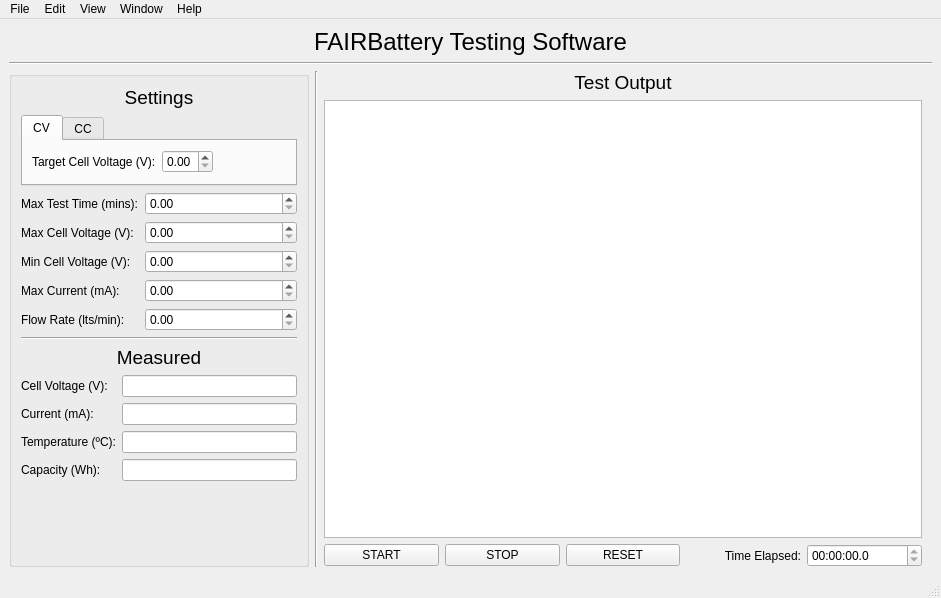
<?xml version="1.0" encoding="UTF-8"?>
<ui version="4.0">
 <class>MainWindow</class>
 <widget class="QMainWindow" name="MainWindow">
  <property name="geometry">
   <rect>
    <x>0</x>
    <y>0</y>
    <width>941</width>
    <height>598</height>
   </rect>
  </property>
  <property name="windowTitle">
   <string>FAIRBatery Testing Software</string>
  </property>
  <widget class="QWidget" name="centralwidget">
   <layout class="QGridLayout" name="gridLayout">
    <item row="0" column="0">
     <layout class="QVBoxLayout" name="verticalLayout">
      <item>
       <widget class="QLabel" name="title">
        <property name="font">
         <font>
          <pointsize>18</pointsize>
         </font>
        </property>
        <property name="text">
         <string>FAIRBattery Testing Software</string>
        </property>
        <property name="alignment">
         <set>Qt::AlignCenter</set>
        </property>
       </widget>
      </item>
      <item>
       <widget class="Line" name="line">
        <property name="orientation">
         <enum>Qt::Horizontal</enum>
        </property>
       </widget>
      </item>
      <item>
       <layout class="QHBoxLayout" name="horizontalLayout">
        <item>
         <widget class="QGroupBox" name="groupBox">
          <property name="sizePolicy">
           <sizepolicy hsizetype="Fixed" vsizetype="Preferred">
            <horstretch>0</horstretch>
            <verstretch>0</verstretch>
           </sizepolicy>
          </property>
          <property name="minimumSize">
           <size>
            <width>300</width>
            <height>0</height>
           </size>
          </property>
          <property name="maximumSize">
           <size>
            <width>400</width>
            <height>16777215</height>
           </size>
          </property>
          <property name="title">
           <string/>
          </property>
          <layout class="QVBoxLayout" name="verticalLayout_4">
           <item>
            <widget class="QLabel" name="label_11">
             <property name="font">
              <font>
               <pointsize>14</pointsize>
              </font>
             </property>
             <property name="text">
              <string>Settings</string>
             </property>
             <property name="alignment">
              <set>Qt::AlignCenter</set>
             </property>
            </widget>
           </item>
           <item>
            <widget class="QTabWidget" name="test_mode_tabs">
             <property name="sizePolicy">
              <sizepolicy hsizetype="Expanding" vsizetype="Fixed">
               <horstretch>0</horstretch>
               <verstretch>0</verstretch>
              </sizepolicy>
             </property>
             <property name="currentIndex">
              <number>0</number>
             </property>
             <widget class="QWidget" name="CV">
              <attribute name="title">
               <string>CV</string>
              </attribute>
              <layout class="QFormLayout" name="formLayout_5">
               <item row="0" column="0">
                <layout class="QFormLayout" name="formLayout_4">
                 <property name="leftMargin">
                  <number>0</number>
                 </property>
                 <property name="topMargin">
                  <number>0</number>
                 </property>
                 <item row="0" column="0">
                  <widget class="QLabel" name="label_6">
                   <property name="text">
                    <string>Target Cell Voltage (V):</string>
                   </property>
                  </widget>
                 </item>
                 <item row="0" column="1">
                  <widget class="QDoubleSpinBox" name="target_voltage_spinbox">
                   <property name="accelerated">
                    <bool>true</bool>
                   </property>
                   <property name="maximum">
                    <double>5.000000000000000</double>
                   </property>
                   <property name="singleStep">
                    <double>0.100000000000000</double>
                   </property>
                  </widget>
                 </item>
                </layout>
               </item>
              </layout>
             </widget>
             <widget class="QWidget" name="CC">
              <attribute name="title">
               <string>CC</string>
              </attribute>
              <layout class="QFormLayout" name="formLayout">
               <item row="0" column="0">
                <layout class="QFormLayout" name="formLayout_10">
                 <property name="leftMargin">
                  <number>0</number>
                 </property>
                 <property name="topMargin">
                  <number>0</number>
                 </property>
                 <item row="0" column="0">
                  <widget class="QLabel" name="label_17">
                   <property name="text">
                    <string>Target Current (mA):</string>
                   </property>
                  </widget>
                 </item>
                 <item row="0" column="1">
                  <widget class="QDoubleSpinBox" name="target_current_spinbox">
                   <property name="maximum">
                    <double>200.000000000000000</double>
                   </property>
                  </widget>
                 </item>
                </layout>
               </item>
              </layout>
             </widget>
            </widget>
           </item>
           <item>
            <layout class="QFormLayout" name="formLayout_9">
             <item row="0" column="0">
              <widget class="QLabel" name="label_16">
               <property name="text">
                <string>Max Test Time (mins):</string>
               </property>
              </widget>
             </item>
             <item row="0" column="1">
              <widget class="QDoubleSpinBox" name="max_time_spinbox"/>
             </item>
             <item row="3" column="0">
              <widget class="QLabel" name="label_2">
               <property name="text">
                <string>Max Current (mA):</string>
               </property>
              </widget>
             </item>
             <item row="3" column="1">
              <widget class="QDoubleSpinBox" name="max_current_spinbox"/>
             </item>
             <item row="1" column="0">
              <widget class="QLabel" name="label_12">
               <property name="text">
                <string>Max Cell Voltage (V):</string>
               </property>
              </widget>
             </item>
             <item row="1" column="1">
              <widget class="QDoubleSpinBox" name="max_voltage_spinbox"/>
             </item>
             <item row="4" column="0">
              <widget class="QLabel" name="label_10">
               <property name="text">
                <string>Flow Rate (lts/min):</string>
               </property>
              </widget>
             </item>
             <item row="4" column="1">
              <widget class="QDoubleSpinBox" name="flow_rate_spinbox"/>
             </item>
             <item row="2" column="0">
              <widget class="QLabel" name="label_18">
               <property name="text">
                <string>Min Cell Voltage (V):</string>
               </property>
              </widget>
             </item>
             <item row="2" column="1">
              <widget class="QDoubleSpinBox" name="min_voltage_spinbox"/>
             </item>
            </layout>
           </item>
           <item>
            <widget class="Line" name="line_3">
             <property name="orientation">
              <enum>Qt::Horizontal</enum>
             </property>
            </widget>
           </item>
           <item>
            <widget class="QLabel" name="label_9">
             <property name="font">
              <font>
               <pointsize>14</pointsize>
              </font>
             </property>
             <property name="text">
              <string>Measured</string>
             </property>
             <property name="alignment">
              <set>Qt::AlignCenter</set>
             </property>
            </widget>
           </item>
           <item>
            <layout class="QFormLayout" name="formLayout_8">
             <item row="0" column="0">
              <widget class="QLabel" name="label_15">
               <property name="text">
                <string>Cell Voltage (V):</string>
               </property>
              </widget>
             </item>
             <item row="1" column="0">
              <widget class="QLabel" name="label_14">
               <property name="text">
                <string>Current (mA):</string>
               </property>
              </widget>
             </item>
             <item row="2" column="0">
              <widget class="QLabel" name="label_13">
               <property name="text">
                <string>Temperature (ºC):</string>
               </property>
              </widget>
             </item>
             <item row="3" column="0">
              <widget class="QLabel" name="label_8">
               <property name="text">
                <string>Capacity (Wh):</string>
               </property>
              </widget>
             </item>
             <item row="3" column="1">
              <widget class="QLineEdit" name="measured_capacity">
               <property name="readOnly">
                <bool>true</bool>
               </property>
              </widget>
             </item>
             <item row="0" column="1">
              <widget class="QLineEdit" name="measured_voltage">
               <property name="readOnly">
                <bool>true</bool>
               </property>
              </widget>
             </item>
             <item row="1" column="1">
              <widget class="QLineEdit" name="measured_current">
               <property name="readOnly">
                <bool>true</bool>
               </property>
              </widget>
             </item>
             <item row="2" column="1">
              <widget class="QLineEdit" name="measured_temp">
               <property name="readOnly">
                <bool>true</bool>
               </property>
              </widget>
             </item>
            </layout>
           </item>
           <item>
            <spacer name="verticalSpacer">
             <property name="orientation">
              <enum>Qt::Vertical</enum>
             </property>
             <property name="sizeHint" stdset="0">
              <size>
               <width>20</width>
               <height>40</height>
              </size>
             </property>
            </spacer>
           </item>
          </layout>
         </widget>
        </item>
        <item>
         <widget class="Line" name="line_2">
          <property name="orientation">
           <enum>Qt::Vertical</enum>
          </property>
         </widget>
        </item>
        <item>
         <layout class="QVBoxLayout" name="verticalLayout_2">
          <property name="rightMargin">
           <number>10</number>
          </property>
          <item>
           <widget class="QLabel" name="label_4">
            <property name="font">
             <font>
              <pointsize>14</pointsize>
             </font>
            </property>
            <property name="text">
             <string>Test Output</string>
            </property>
            <property name="alignment">
             <set>Qt::AlignCenter</set>
            </property>
           </widget>
          </item>
          <item>
           <widget class="GraphicsLayoutWidget" name="graphicsView">
            <property name="minimumSize">
             <size>
              <width>500</width>
              <height>0</height>
             </size>
            </property>
           </widget>
          </item>
          <item>
           <layout class="QHBoxLayout" name="horizontalLayout_2">
            <item>
             <widget class="QPushButton" name="start_button">
              <property name="text">
               <string>START</string>
              </property>
             </widget>
            </item>
            <item>
             <widget class="QPushButton" name="stop_button">
              <property name="text">
               <string>STOP</string>
              </property>
             </widget>
            </item>
            <item>
             <widget class="QPushButton" name="reset_button">
              <property name="text">
               <string>RESET</string>
              </property>
             </widget>
            </item>
            <item>
             <widget class="QLabel" name="label_3">
              <property name="text">
               <string>Time Elapsed:</string>
              </property>
              <property name="alignment">
               <set>Qt::AlignRight|Qt::AlignTrailing|Qt::AlignVCenter</set>
              </property>
             </widget>
            </item>
            <item>
             <widget class="QTimeEdit" name="elapsed_time">
              <property name="readOnly">
               <bool>true</bool>
              </property>
              <property name="displayFormat">
               <string>HH:mm:ss.z</string>
              </property>
             </widget>
            </item>
           </layout>
          </item>
         </layout>
        </item>
       </layout>
      </item>
     </layout>
    </item>
   </layout>
  </widget>
  <widget class="QStatusBar" name="statusbar"/>
  <widget class="QMenuBar" name="menubar">
   <property name="geometry">
    <rect>
     <x>0</x>
     <y>0</y>
     <width>941</width>
     <height>24</height>
    </rect>
   </property>
   <widget class="QMenu" name="menuFile">
    <property name="title">
     <string>File</string>
    </property>
    <widget class="QMenu" name="menuSave_Data">
     <property name="title">
      <string>Export Data</string>
     </property>
     <addaction name="actionSave_Raw_Data"/>
     <addaction name="actionFigure"/>
    </widget>
    <widget class="QMenu" name="menuRecent_Tests">
     <property name="title">
      <string>Recent Tests</string>
     </property>
     <addaction name="actionTest1"/>
     <addaction name="actionTest2"/>
     <addaction name="actionTest3"/>
    </widget>
    <addaction name="actionLoad_Test"/>
    <addaction name="menuRecent_Tests"/>
    <addaction name="actionSave_Test"/>
    <addaction name="actionSave_Test_As"/>
    <addaction name="menuSave_Data"/>
    <addaction name="separator"/>
    <addaction name="actionClose"/>
   </widget>
   <widget class="QMenu" name="menuHelp">
    <property name="title">
     <string>Help</string>
    </property>
    <addaction name="actionDocumentation"/>
   </widget>
   <widget class="QMenu" name="menuView">
    <property name="title">
     <string>View</string>
    </property>
    <addaction name="actionEnter_Full_Screen_2"/>
   </widget>
   <widget class="QMenu" name="menuEdit">
    <property name="title">
     <string>Edit</string>
    </property>
    <addaction name="actionUndo"/>
    <addaction name="actionRedo"/>
    <addaction name="separator"/>
    <addaction name="actionCut"/>
    <addaction name="actionCopy"/>
    <addaction name="actionPaste"/>
    <addaction name="actionSelect_All"/>
    <addaction name="separator"/>
   </widget>
   <widget class="QMenu" name="menuWindow">
    <property name="title">
     <string>Window</string>
    </property>
    <addaction name="actionMinimise"/>
    <addaction name="separator"/>
    <addaction name="actionBring_All_to_Front"/>
    <addaction name="separator"/>
    <addaction name="actionTest1_2"/>
   </widget>
   <addaction name="menuFile"/>
   <addaction name="menuEdit"/>
   <addaction name="menuView"/>
   <addaction name="menuWindow"/>
   <addaction name="menuHelp"/>
  </widget>
  <action name="actionLoad_Test">
   <property name="text">
    <string>Load Test</string>
   </property>
   <property name="shortcut">
    <string>Ctrl+O</string>
   </property>
  </action>
  <action name="actionSave_Test">
   <property name="text">
    <string>Save Test</string>
   </property>
   <property name="shortcut">
    <string>Ctrl+S</string>
   </property>
  </action>
  <action name="actionSave_Raw_Data">
   <property name="text">
    <string>Raw Data</string>
   </property>
  </action>
  <action name="actionFigure">
   <property name="text">
    <string>Figure</string>
   </property>
  </action>
  <action name="actionSave_Test_As">
   <property name="text">
    <string>Save Test As</string>
   </property>
   <property name="shortcut">
    <string>Ctrl+Shift+S</string>
   </property>
  </action>
  <action name="actionDocumentation">
   <property name="text">
    <string>Documentation</string>
   </property>
  </action>
  <action name="actionUndo">
   <property name="text">
    <string>Undo</string>
   </property>
   <property name="shortcut">
    <string>Ctrl+Z</string>
   </property>
  </action>
  <action name="actionRedo">
   <property name="text">
    <string>Redo</string>
   </property>
   <property name="shortcut">
    <string>Ctrl+Shift+Z</string>
   </property>
  </action>
  <action name="actionCut">
   <property name="text">
    <string>Cut</string>
   </property>
   <property name="shortcut">
    <string>Ctrl+X</string>
   </property>
  </action>
  <action name="actionCopy">
   <property name="text">
    <string>Copy</string>
   </property>
   <property name="shortcut">
    <string>Ctrl+C</string>
   </property>
  </action>
  <action name="actionPaste">
   <property name="text">
    <string>Paste</string>
   </property>
   <property name="shortcut">
    <string>Ctrl+V</string>
   </property>
  </action>
  <action name="actionSelect_All">
   <property name="text">
    <string>Select All</string>
   </property>
   <property name="shortcut">
    <string>Ctrl+A</string>
   </property>
  </action>
  <action name="actionStart_Dictation">
   <property name="text">
    <string>Start Dictation</string>
   </property>
  </action>
  <action name="actionTest1">
   <property name="text">
    <string>Test1</string>
   </property>
  </action>
  <action name="actionTest2">
   <property name="text">
    <string>Test2</string>
   </property>
  </action>
  <action name="actionTest3">
   <property name="text">
    <string>Test3</string>
   </property>
  </action>
  <action name="actionClose">
   <property name="text">
    <string>Close</string>
   </property>
   <property name="shortcut">
    <string>Ctrl+W</string>
   </property>
  </action>
  <action name="actionMinimise">
   <property name="text">
    <string>Minimise</string>
   </property>
  </action>
  <action name="actionBring_All_to_Front">
   <property name="text">
    <string>Bring All to Front</string>
   </property>
  </action>
  <action name="actionTest1_2">
   <property name="text">
    <string>&gt; Example Test 1</string>
   </property>
  </action>
  <action name="actionEnter_Full_Screen">
   <property name="text">
    <string>Enter Full Screen</string>
   </property>
  </action>
  <action name="actionEnter_Full_Screen_2">
   <property name="text">
    <string>Enter Full Screen</string>
   </property>
  </action>
 </widget>
 <customwidgets>
  <customwidget>
   <class>GraphicsLayoutWidget</class>
   <extends>QGraphicsView</extends>
   <header>pyqtgraph</header>
  </customwidget>
 </customwidgets>
 <resources/>
 <connections>
  <connection>
   <sender>max_time_spinbox</sender>
   <signal>valueChanged(double)</signal>
   <receiver>MainWindow</receiver>
   <slot>max_test_time()</slot>
   <hints>
    <hint type="sourcelabel">
     <x>241</x>
     <y>227</y>
    </hint>
    <hint type="destinationlabel">
     <x>343</x>
     <y>223</y>
    </hint>
   </hints>
  </connection>
  <connection>
   <sender>max_voltage_spinbox</sender>
   <signal>valueChanged(double)</signal>
   <receiver>MainWindow</receiver>
   <slot>max_test_voltage()</slot>
   <hints>
    <hint type="sourcelabel">
     <x>247</x>
     <y>259</y>
    </hint>
    <hint type="destinationlabel">
     <x>346</x>
     <y>259</y>
    </hint>
   </hints>
  </connection>
  <connection>
   <sender>min_voltage_spinbox</sender>
   <signal>valueChanged(double)</signal>
   <receiver>MainWindow</receiver>
   <slot>min_test_voltage()</slot>
   <hints>
    <hint type="sourcelabel">
     <x>248</x>
     <y>292</y>
    </hint>
    <hint type="destinationlabel">
     <x>345</x>
     <y>291</y>
    </hint>
   </hints>
  </connection>
  <connection>
   <sender>start_button</sender>
   <signal>clicked()</signal>
   <receiver>MainWindow</receiver>
   <slot>start_test_button()</slot>
   <hints>
    <hint type="sourcelabel">
     <x>418</x>
     <y>552</y>
    </hint>
    <hint type="destinationlabel">
     <x>355</x>
     <y>546</y>
    </hint>
   </hints>
  </connection>
  <connection>
   <sender>stop_button</sender>
   <signal>clicked()</signal>
   <receiver>MainWindow</receiver>
   <slot>stop_test_button()</slot>
   <hints>
    <hint type="sourcelabel">
     <x>536</x>
     <y>549</y>
    </hint>
    <hint type="destinationlabel">
     <x>492</x>
     <y>566</y>
    </hint>
   </hints>
  </connection>
  <connection>
   <sender>reset_button</sender>
   <signal>clicked()</signal>
   <receiver>MainWindow</receiver>
   <slot>reset_test_button()</slot>
   <hints>
    <hint type="sourcelabel">
     <x>635</x>
     <y>544</y>
    </hint>
    <hint type="destinationlabel">
     <x>599</x>
     <y>568</y>
    </hint>
   </hints>
  </connection>
  <connection>
   <sender>actionSave_Test</sender>
   <signal>triggered()</signal>
   <receiver>MainWindow</receiver>
   <slot>save_test()</slot>
   <hints>
    <hint type="sourcelabel">
     <x>-1</x>
     <y>-1</y>
    </hint>
    <hint type="destinationlabel">
     <x>470</x>
     <y>298</y>
    </hint>
   </hints>
  </connection>
  <connection>
   <sender>actionLoad_Test</sender>
   <signal>triggered()</signal>
   <receiver>MainWindow</receiver>
   <slot>load_test()</slot>
   <hints>
    <hint type="sourcelabel">
     <x>-1</x>
     <y>-1</y>
    </hint>
    <hint type="destinationlabel">
     <x>470</x>
     <y>298</y>
    </hint>
   </hints>
  </connection>
  <connection>
   <sender>target_current_spinbox</sender>
   <signal>valueChanged(double)</signal>
   <receiver>MainWindow</receiver>
   <slot>target_current()</slot>
   <hints>
    <hint type="sourcelabel">
     <x>272</x>
     <y>181</y>
    </hint>
    <hint type="destinationlabel">
     <x>358</x>
     <y>98</y>
    </hint>
   </hints>
  </connection>
  <connection>
   <sender>test_mode_tabs</sender>
   <signal>currentChanged(int)</signal>
   <receiver>MainWindow</receiver>
   <slot>test_mode()</slot>
   <hints>
    <hint type="sourcelabel">
     <x>183</x>
     <y>126</y>
    </hint>
    <hint type="destinationlabel">
     <x>346</x>
     <y>122</y>
    </hint>
   </hints>
  </connection>
  <connection>
   <sender>target_voltage_spinbox</sender>
   <signal>valueChanged(double)</signal>
   <receiver>MainWindow</receiver>
   <slot>target_voltage()</slot>
   <hints>
    <hint type="sourcelabel">
     <x>230</x>
     <y>174</y>
    </hint>
    <hint type="destinationlabel">
     <x>342</x>
     <y>165</y>
    </hint>
   </hints>
  </connection>
  <connection>
   <sender>actionSave_Raw_Data</sender>
   <signal>triggered()</signal>
   <receiver>MainWindow</receiver>
   <slot>save_raw_data()</slot>
   <hints>
    <hint type="sourcelabel">
     <x>-1</x>
     <y>-1</y>
    </hint>
    <hint type="destinationlabel">
     <x>470</x>
     <y>298</y>
    </hint>
   </hints>
  </connection>
 </connections>
 <slots>
  <slot>max_test_time()</slot>
  <slot>max_test_voltage()</slot>
  <slot>min_test_voltage()</slot>
  <slot>start_test_button()</slot>
  <slot>stop_test_button()</slot>
  <slot>reset_test_button()</slot>
  <slot>target_voltage()</slot>
  <slot>target_current()</slot>
  <slot>target_resistance()</slot>
  <slot>test_mode()</slot>
  <slot>save_test()</slot>
  <slot>load_test()</slot>
  <slot>save_raw_data()</slot>
 </slots>
</ui>
